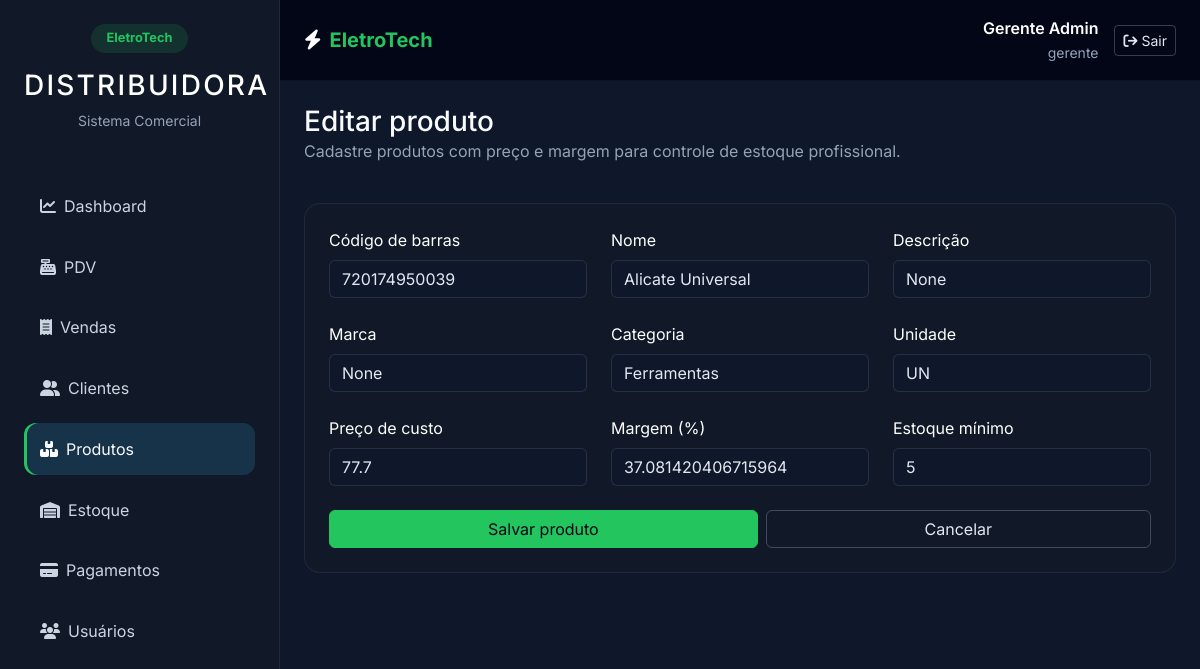
/products/edit/2 (signed in), run on the app's committed database.
### tables this page shows
CREATE TABLE products (
    id INTEGER PRIMARY KEY AUTOINCREMENT,
    barcode TEXT NOT NULL UNIQUE,
    name TEXT NOT NULL,
    category TEXT NOT NULL,
    cost_price REAL NOT NULL,
    margin REAL NOT NULL,
    sale_price REAL NOT NULL,
    stock INTEGER NOT NULL DEFAULT 0,
    min_stock INTEGER NOT NULL DEFAULT 0,
    created_at TEXT DEFAULT CURRENT_TIMESTAMP
, description TEXT, brand TEXT, unit TEXT DEFAULT "UN");

### routes/products.py (the view, shortened to what this page needs)
@products_bp.route('/edit/<int:id>', methods=['GET', 'POST'])
@login_required
@role_required('gerente', 'estoquista')
def edit_product(id):
    product = query_db('SELECT * FROM products WHERE id = ?;', (id,), one=True)
    if not product:
        flash('Produto não encontrado.', 'danger')
        return redirect(url_for('products.list_products'))
    return render_template('product_form.html', product=product)

### models/db.py (called while the page is built)
def get_db():
    db = getattr(g, '_database', None)
    if db is None:
        db = g._database = sqlite3.connect(
            os.path.join(os.path.dirname(__file__), '..', 'database', 'eletrotech.db')
        )
        db.row_factory = sqlite3.Row
    return db

def query_db(query, args=(), one=False):
    db = get_db()
    cur = db.execute(query, args)
    rv = cur.fetchall()
    cur.close()
    return (rv[0] if rv else None) if one else rv

### routes/auth.py (called while the page is built)
def login_required(view):
    @wraps(view)
    def wrapped_view(**kwargs):
        if 'user_id' not in session:
            return redirect(url_for('auth.login'))
        return view(**kwargs)
    return wrapped_view

def role_required(*roles):
    def decorator(view):
        @wraps(view)
        def wrapped_view(**kwargs):
            if 'role' not in session or session['role'] not in roles:
                flash('Acesso negado: permissão insuficiente.', 'danger')
                return redirect(url_for('dashboard.index'))
            return view(**kwargs)
        return wrapped_view
    return decorator

@auth_bp.app_context_processor
def inject_user():
    return {'current_user': session}

### templates/product_form.html (shortened to what this page needs)
{% extends 'layout.html' %}
{% block content %}
<div class="section-header mb-4">
  <div>
    <h3>{{ 'Editar produto' if product else 'Novo produto' }}</h3>
    <p class="text-muted">Cadastre produtos com preço e margem para controle de estoque profissional.</p>
  </div>
</div>
<div class="card p-4">
  <form method="post" class="row g-4">
    <div class="col-md-4">
      <label class="form-label text-white">Código de barras</label>
      <input type="text" name="barcode" class="form-control" value="{{ product.barcode if product else '' }}" required>
    </div>
    <div class="col-md-4">
      <label class="form-label text-white">Nome</label>
      <input type="text" name="name" class="form-control" value="{{ product.name if product else '' }}" required>
    </div>
    <div class="col-md-4">
      <label class="form-label text-white">Descrição</label>
      <input type="text" name="description" class="form-control" value="{{ product.description if product else '' }}">
    </div>
    <div class="col-md-4">
      <label class="form-label text-white">Marca</label>
      <input type="text" name="brand" class="form-control" value="{{ product.brand if product else '' }}">
    </div>
    <div class="col-md-4">
      <label class="form-label text-white">Categoria</label>
      <input type="text" name="category" class="form-control" value="{{ product.category if product else '' }}" required>
    </div>
    <div class="col-md-4">
      <label class="form-label text-white">Unidade</label>
      <select name="unit" class="form-select">
        <option value="UN" {% if product and product.unit == 'UN' %}selected{% endif %}>UN</option>
      </select>
    </div>
    <div class="col-md-4">
      <label class="form-label text-white">Preço de custo</label>
      <input type="number" step="0.01" name="cost_price" class="form-control" value="{{ product.cost_price if product else '' }}" required>
    </div>
    <div class="col-md-4">
      <label class="form-label text-white">Margem (%)</label>
      <input type="number" step="0.01" name="margin" class="form-control" value="{{ product.margin if product else '' }}" required>
    </div>
    <div class="col-md-4">
      <label class="form-label text-white">Estoque mínimo</label>
      <input type="number" name="min_stock" class="form-control" value="{{ product.min_stock if product else '' }}" required>
    </div>
    <div class="col-12 d-flex gap-2">
      <button class="btn btn-primary flex-fill">Salvar produto</button>
      <a href="{{ url_for('products.list_products') }}" class="btn btn-outline-light flex-fill">Cancelar</a>
    </div>
  </form>
</div>
{% endblock %}

### static/style.css (style rules this page uses)
body { min-height: 100vh; background: #0f172a; color: #f8fafc; font-family: 'Inter', system-ui, -apple-system, BlinkMacSystemFont, 'Segoe UI', sans-serif; }
body, body h1, body h2, body h3, body h4, body h5, body h6, body p, body label, body a, body button, body small, body span, body li, body td, body th, body .nav-link, body .form-label, body .input-group-text, body .card, body .card-header, body .card-body { color: #f8fafc; }
html, body { scroll-behavior: smooth; }
body { opacity: 0; transition: opacity 0.25s ease-in-out; }
body.fade-in { opacity: 1; }
*, *::before, *::after { transition: background-color 0.22s ease, color 0.22s ease, border-color 0.22s ease, box-shadow 0.22s ease, transform 0.22s ease; }
body, .card, .btn, .form-control, .form-select, .nav-link, .table tbody tr, .alert, .offcanvas, .topbar, .sidebar, .card-body { transition: background-color 0.22s ease, color 0.22s ease, border-color 0.22s ease, box-shadow 0.22s ease, transform 0.22s ease; }
.card { background: #111827; border: 1px solid rgba(148, 163, 184, 0.12); border-radius: 1rem; }
.form-control, .form-select, .form-control:focus, .form-select:focus { background: #0f172a; color: #e2e8f0; border-color: rgba(148, 163, 184, 0.18); box-shadow: none; }
.form-control::placeholder { color: rgba(226, 232, 240, 0.75); }
.text-muted { color: #94a3b8 !important; }
.btn-primary { background: #22c55e; border-color: #22c55e; color: #020617; }
.btn-outline-light { color: #e2e8f0; border-color: rgba(226, 232, 240, 0.24); }
.section-header { display: flex; justify-content: space-between; align-items: center; gap: 1rem; }
.section-header h3 { margin: 0; color: #f8fafc; }

### data on the page
products: barcode "720174950039", name "Alicate Universal", category "Ferramentas", unit "UN", cost_price "77.7", margin "37.081420406715964", min_stock "5"

### other printed values
{{ current_user.get('name') }} "Gerente Admin"
{{ current_user.get('role') }} "gerente"
{{ 'Editar produto' if product else 'Novo produto' }} "Editar produto"
